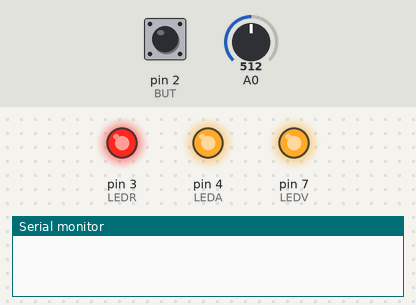
Recording of a sketch running on a simulated Arduino Uno, built with avr-gcc and run on an emulated ATmega328P. Parts: output pins drawn as LEDs (lit = HIGH), the last lines printed to the serial monitor. Inputs (shaded band) come from the test bench; at power-on: pin 2 (BUT) HIGH, A0 = 512.

Above: at 0.1 s.
At 2.2 s:
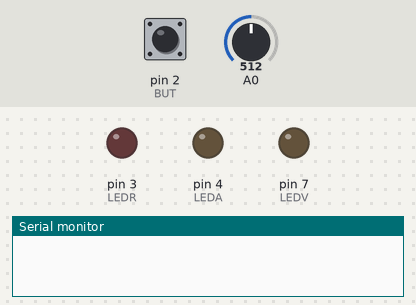
2.3 s: pin 2 (BUT) pulled LOW for 3.2 s
At 3.1 s:
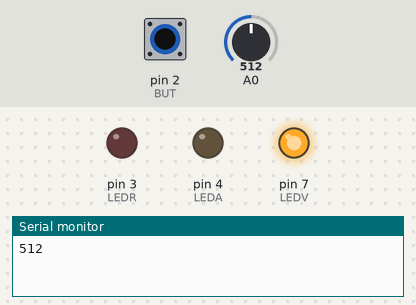
Timing chart, 0 to 7.8 s (numbered marks = the images above; inputs shaded):
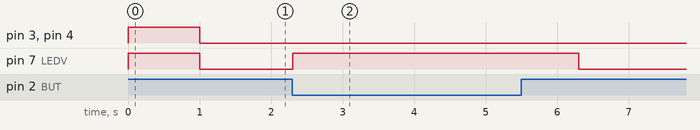

The sketch:

Arduino_Watered_System.ino
```cpp
#define BUT 2

#define LEDR 3
#define LEDA 4
#define LEDV 7


void setup()
{
  Serial.begin(9600);

  pinMode(A0, INPUT);
  pinMode(BUT, INPUT_PULLUP);
  pinMode(LEDR, OUTPUT);
  pinMode(LEDA, OUTPUT);
  pinMode(LEDV, OUTPUT);

  digitalWrite(LEDR, HIGH);
  digitalWrite(LEDA, HIGH);
  digitalWrite(LEDV, HIGH);
    delay(1000);
  digitalWrite(LEDR, LOW);
  digitalWrite(LEDA, LOW);
  digitalWrite(LEDV, LOW);
}

void loop()
{
  if(digitalRead(BUT) == 0)
  {
    Serial.println(analogRead(A0));

    if(analogRead(A0) > 300 && analogRead(A0) < 550)
    {
      digitalWrite(LEDV, HIGH);
      delay(1000);
      digitalWrite(LEDV, LOW);
    }

    if(analogRead(A0) < 300)
    {
      digitalWrite(LEDR, HIGH);
      delay(1000);
      digitalWrite(LEDR, LOW);
    }

    if(analogRead(A0) > 550)
    {
      digitalWrite(LEDA, HIGH);
      delay(1000);
      digitalWrite(LEDA, LOW);
    }
  }
}

//Proyecto impulsado por el espíritu de la difunta María del Carmen Barbaglia
//Creditos completos a: Fabiola
```

Measured:
- after the input at 2.3 s, pin 7 (LEDV): LOW → HIGH at once, → LOW 4.0 s later
